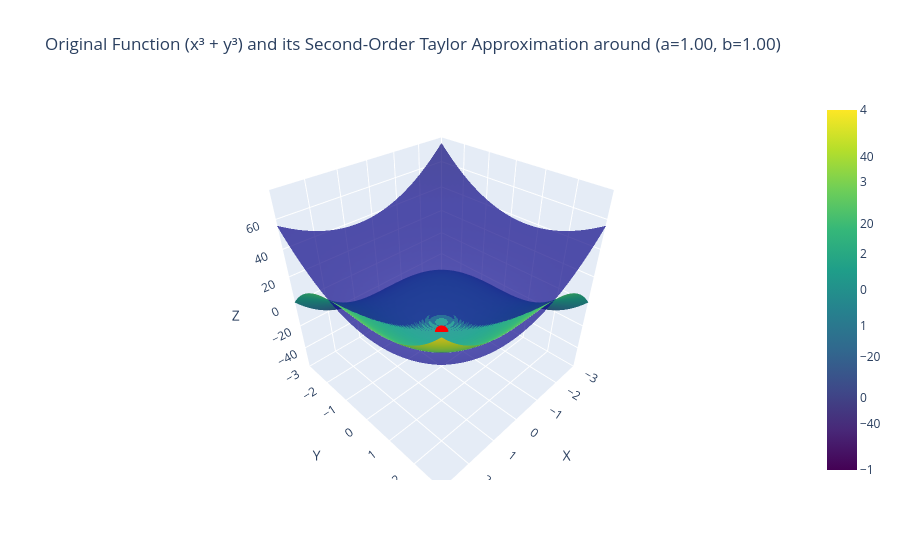

The notebook cell saved with this chart:
### Code cell
import numpy as np
import plotly.graph_objects as go

# 1. Define a cubic original function
def original_function(x, y):
    return x**3 + y**3

# 2. Define the second-order Taylor approximation function
def taylor_approximation(x, y, a, b):
    # Function value at (a, b)
    f_ab = a**3 + b**3

    # First-order partial derivatives
    df_dx = 3 * a**2
    df_dy = 3 * b**2

    # Second-order partial derivatives
    df_dxx = 6 * a
    df_dyy = 6 * b
    df_dxy = 0

    # Second-order Taylor approximation formula
    return (f_ab +
            df_dx * (x - a) +
            df_dy * (y - b) +
            0.5 * df_dxx * (x - a)**2 +
            df_dxy * (x - a) * (y - b) +
            0.5 * df_dyy * (y - b)**2)

# 3. Choose the point for Taylor approximation
a_approx = 1.0
b_approx = 1.0
z_approx = original_function(a_approx, b_approx)

# 4. Generate data points for plotting
x_range = np.linspace(-3, 3, 50)  # Widened x-range
y_range = np.linspace(-3, 3, 50)  # Widened y-range
x_grid, y_grid = np.meshgrid(x_range, y_range)
z_original = original_function(x_grid, y_grid)
z_taylor = taylor_approximation(x_grid, y_grid, a_approx, b_approx)

# 5. Create the 3D plot
fig = go.Figure(data=[
    go.Surface(z=z_original, x=x_grid, y=y_grid, name='Original Function', colorscale='Viridis'),
    go.Surface(z=z_taylor, x=x_grid, y=y_grid, name=f'Taylor Approx. (a={a_approx:.2f}, b={b_approx:.2f})',
               opacity=0.7,
               surfacecolor=np.full(z_taylor.shape, 'red')),  # Single color for approximation
    go.Scatter3d(x=[a_approx], y=[b_approx], z=[z_approx],
                 mode='markers',
                 marker=dict(size=8, color='red'),
                 name='Approximation Point')
])

# 6. Update the layout for better visualization
fig.update_layout(
    title=f'Original Function (x³ + y³) and its Second-Order Taylor Approximation around (a={a_approx:.2f}, b={b_approx:.2f})',
    scene=dict(
        xaxis_title='X',
        yaxis_title='Y',
        zaxis_title='Z',
        xaxis=dict(range=[-3, 3]),  # Explicitly set x-axis range
        yaxis=dict(range=[-3, 3])   # Explicitly set y-axis range
    ),
    legend=dict(
        yanchor="top",
        y=0.99,
        xanchor="left",
        x=0.01
    )
)

fig.show()

### Figure 1 — Plotly figure (JSON) as saved in the notebook; plotly's stock layout.template omitted (floating-point values rounded to 4 significant figures; data arrays with more than 128 entries replaced by an {"elided": "..."} marker saying what was removed)
{"data": [{"colorscale": [[0, "#440154"], [0.1111, "#482878"], [0.2222, "#3e4989"], [0.3333, "#31688e"], [0.4444, "#26828e"], [0.5556, "#1f9e89"], [0.6667, "#35b779"], [0.7778, "#6ece58"], [0.8889, "#b5de2b"], [1, "#fde725"]], "name": "Original Function", "type": "surface", "x": {"elided": "50x50 float values"}, "y": {"elided": "50x50 float values"}, "z": {"elided": "50x50 float values"}}, {"name": "Taylor Approx. (a=1.00, b=1.00)", "opacity": 0.7, "surfacecolor": {"elided": "50x50 str values"}, "type": "surface", "x": {"elided": "50x50 float values"}, "y": {"elided": "50x50 float values"}, "z": {"elided": "50x50 float values"}}, {"marker": {"color": "red", "size": 8}, "mode": "markers", "name": "Approximation Point", "type": "scatter3d", "x": [1], "y": [1], "z": [2]}], "layout": {"legend": {"x": 0.01, "xanchor": "left", "y": 0.99, "yanchor": "top"}, "scene": {"xaxis": {"range": [-3, 3], "title": {"text": "X"}}, "yaxis": {"range": [-3, 3], "title": {"text": "Y"}}, "zaxis": {"title": {"text": "Z"}}}, "title": {"text": "Original Function (x³ + y³) and its Second-Order Taylor Approximation around (a=1.00, b=1.00)"}}}
